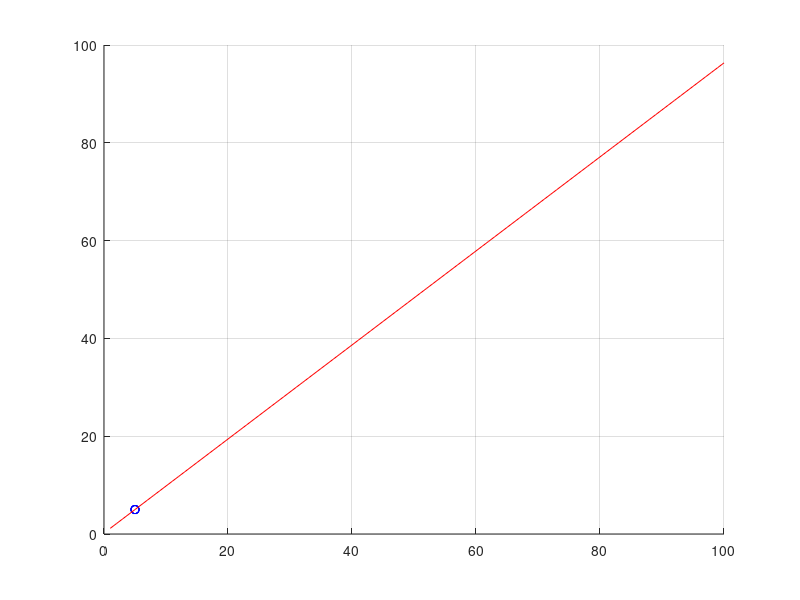

Source code (MATLAB):
clc;
clear all;
m=input("How many numbers to input for x : ");
count = 0;
input_1=[];
fprintf("Enter the numbers accordingly\n");
while count < m
    x = input('');
    input_1=[input_1 x];
    count = count + 1;
end
input_1;
fprintf("X= [");
fprintf("%d ",input_1);
fprintf("]\n");
length_x=length(input_1);

n=input("How many numbers to input for y : ");

counter = 0;
input_2=[];
fprintf("Enter the numbers accordingly\n");
while counter < n
    y = input('');
    input_2=[input_2 y];
    counter = counter + 1;
end

input_2;
fprintf("X= [");
fprintf("%d ",input_2);
fprintf("]\n");
length_y=length(input_2);

input_1st=input_1';
input_2nd=input_2';
A=[input_1st ones(length_x,1)];
an=A'*A;
bn=A'*input_2nd;
xn=an\bn;
hold on; grid on;
x1=linspace(1,100);
y1=xn(1).*x1+xn(2);
plot(input_1st,input_2nd,'ob',x1,y1,'r');
err=A*xn-input_2nd;
fprintf("The Updated Equation for Least Square Line is y=(%f)*x+(%f)\n",xn(1),xn(2));